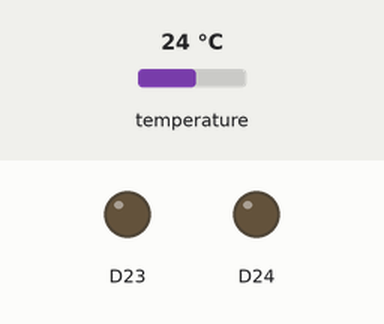
Recording of a sketch running on a simulated Arduino Nano 33 BLE. Parts: output pins drawn as LEDs (lit = HIGH). Inputs (shaded band) come from the test bench; at power-on: temperature 24 °C. Nothing arrives over Bluetooth unless stated; a phone connects over Bluetooth LE 3 s after start; what the sketch prints to the serial monitor is not drawn.

Above: at 0.1 s.
At 3.1 s:
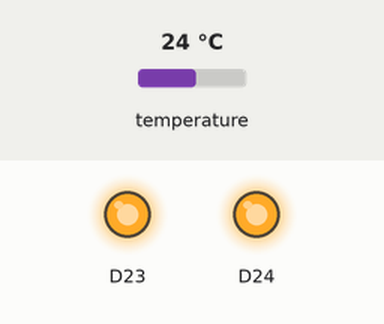
Timing chart, 0 to 4.6 s (numbered marks = the images above):
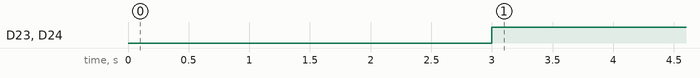

The sketch:

Hyb_BeakonBodyComp.ino
```cpp
#include <Arduino_HTS221.h>
#include <ArduinoBLE.h>
#include <Arduino_LPS22HB.h>
float T;

BLEService sensorService("181B");  // BodyComp.-Service
BLEShortCharacteristic sensorLevelChar1("2A6E", BLERead | BLENotify);   // Temperature-Characteristic
BLEShortCharacteristic sensorLevelChar2("2A8E", BLERead | BLENotify);   // Height-Characteristic
BLEShortCharacteristic sensorLevelChar3("2A98", BLERead | BLENotify);    // Weight-Characteristic

int oldSensorLevel1 = 0;
int oldSensorLevel2 = 0;
int oldSensorLevel3 = 0;
long previousMillis = 0;

void setup() {
  Serial.begin(9600);
  while (!Serial);
  if (!HTS.begin()) {
    while (1);
  }
  pinMode(23, OUTPUT);
  pinMode(24, OUTPUT);
  if (!BLE.begin()) {
    Serial.println("Bluetooth init. failed!");
    while (1);
  }

  BLE.setLocalName("B&ND");
  BLE.setAdvertisedService(sensorService);
  sensorService.addCharacteristic(sensorLevelChar1);
  BLE.addService(sensorService);
  sensorLevelChar1.writeValue(oldSensorLevel1);

  sensorService.addCharacteristic(sensorLevelChar2);
  BLE.addService(sensorService);
  sensorLevelChar2.writeValue(oldSensorLevel2);

  sensorService.addCharacteristic(sensorLevelChar3);
  BLE.addService(sensorService);
  sensorLevelChar3.writeValue(oldSensorLevel3);

  // start advertising
  BLE.advertise();
  Serial.println("Bluetooth active, waiting to be connected.....");
}

void loop() {
  // waiting for a BLE central device.
  BLEDevice central = BLE.central();
  if (central) {
    Serial.print("Connected to central: ");
    Serial.println(central.address());
    digitalWrite(23, HIGH);
    digitalWrite(24, HIGH); // indicate connection
    while (central.connected()) {
      long currentMillis = millis();
      if (currentMillis - previousMillis >= 200) {
        previousMillis = currentMillis;
        updateSensorLevel1();
        updateSensorLevel2();
        updateSensorLevel3();
      }
    }
    digitalWrite(23, LOW);
    digitalWrite(24, LOW);
    Serial.print("Disconnected from central: ");
    Serial.println(central.address());
  }
}

void updateSensorLevel1() {
  float temperature = HTS.readTemperature();
  Serial.print("Temperature = ");
  Serial.print(temperature, 0);
  T = temperature;
  Serial.println(" °C");
  float sensorLevel1 = map(temperature, 0, 100, 0, 10000);
  sensorLevelChar1.writeValue(sensorLevel1);
  oldSensorLevel1 = sensorLevel1;
}

void updateSensorLevel2() {
  float height = 170; // Subject-height
  Serial.print("Height = ");
  Serial.print(height);
  Serial.println(" in cms.");
  float sensorLevel2 = map(height, 0, 100, 0, 100);
  sensorLevelChar2.writeValue(sensorLevel2);
  oldSensorLevel2 = sensorLevel2;
}

void updateSensorLevel3() {
  float weight = 148;  // Subject-weight
  Serial.print("Weight = ");
  Serial.print(weight);
  Serial.println(" in lbs.");
  float sensorLevel3 = map(weight, 0, 100, 0, 10000);
  sensorLevelChar3.writeValue(sensorLevel3);
  oldSensorLevel3 = sensorLevel3;
}
```

Measured:
- by itself, D23, D24: LOW → HIGH at 3.0 s
